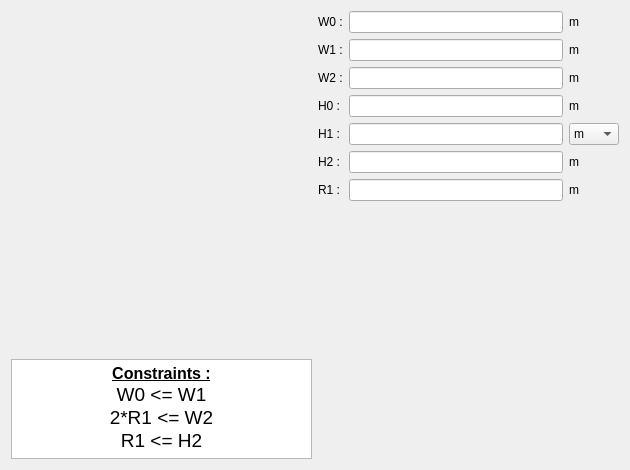
<?xml version="1.0" encoding="UTF-8"?>
<ui version="4.0">
 <class>PWSlot11</class>
 <widget class="QWidget" name="PWSlot11">
  <property name="geometry">
   <rect>
    <x>0</x>
    <y>0</y>
    <width>630</width>
    <height>470</height>
   </rect>
  </property>
  <property name="minimumSize">
   <size>
    <width>630</width>
    <height>470</height>
   </size>
  </property>
  <property name="maximumSize">
   <size>
    <width>16777215</width>
    <height>16777215</height>
   </size>
  </property>
  <property name="windowTitle">
   <string>Form</string>
  </property>
  <layout class="QHBoxLayout" name="horizontalLayout">
   <item>
    <layout class="QVBoxLayout" name="verticalLayout_2">
     <item>
      <widget class="QLabel" name="img_slot">
       <property name="sizePolicy">
        <sizepolicy hsizetype="Expanding" vsizetype="Expanding">
         <horstretch>0</horstretch>
         <verstretch>0</verstretch>
        </sizepolicy>
       </property>
       <property name="maximumSize">
        <size>
         <width>16777215</width>
         <height>16777215</height>
        </size>
       </property>
       <property name="text">
        <string/>
       </property>
       <property name="pixmap">
        <pixmap resource="../../../../Resources/pyleecan.qrc">:/images/images/MachineSetup/WSlot/Slot 11.PNG</pixmap>
       </property>
       <property name="scaledContents">
        <bool>true</bool>
       </property>
      </widget>
     </item>
     <item>
      <widget class="QTextEdit" name="txt_constraint">
       <property name="sizePolicy">
        <sizepolicy hsizetype="Expanding" vsizetype="Fixed">
         <horstretch>0</horstretch>
         <verstretch>0</verstretch>
        </sizepolicy>
       </property>
       <property name="maximumSize">
        <size>
         <width>16777215</width>
         <height>100</height>
        </size>
       </property>
       <property name="verticalScrollBarPolicy">
        <enum>Qt::ScrollBarAlwaysOff</enum>
       </property>
       <property name="html">
        <string>&lt;!DOCTYPE HTML PUBLIC &quot;-//W3C//DTD HTML 4.0//EN&quot; &quot;http://www.w3.org/TR/REC-html40/strict.dtd&quot;&gt;
&lt;html&gt;&lt;head&gt;&lt;meta name=&quot;qrichtext&quot; content=&quot;1&quot; /&gt;&lt;style type=&quot;text/css&quot;&gt;
p, li { white-space: pre-wrap; }
&lt;/style&gt;&lt;/head&gt;&lt;body style=&quot; font-family:'MS Shell Dlg 2'; font-size:7.8pt; font-weight:400; font-style:normal;&quot;&gt;
&lt;p align=&quot;center&quot; style=&quot; margin-top:0px; margin-bottom:0px; margin-left:0px; margin-right:0px; -qt-block-indent:0; text-indent:0px;&quot;&gt;&lt;span style=&quot; font-size:12pt; font-weight:600; text-decoration: underline;&quot;&gt;Constraints :&lt;/span&gt;&lt;/p&gt;
&lt;p align=&quot;center&quot; style=&quot; margin-top:0px; margin-bottom:0px; margin-left:0px; margin-right:0px; -qt-block-indent:0; text-indent:0px;&quot;&gt;&lt;span style=&quot; font-size:14pt;&quot;&gt;W0 &amp;lt;= W1&lt;/span&gt;&lt;/p&gt;
&lt;p align=&quot;center&quot; style=&quot; margin-top:0px; margin-bottom:0px; margin-left:0px; margin-right:0px; -qt-block-indent:0; text-indent:0px;&quot;&gt;&lt;span style=&quot; font-size:14pt;&quot;&gt;2*R1 &amp;lt;= W2&lt;/span&gt;&lt;/p&gt;
&lt;p align=&quot;center&quot; style=&quot; margin-top:0px; margin-bottom:0px; margin-left:0px; margin-right:0px; -qt-block-indent:0; text-indent:0px;&quot;&gt;&lt;span style=&quot; font-size:14pt;&quot;&gt;R1 &amp;lt;= H2&lt;/span&gt;&lt;/p&gt;&lt;/body&gt;&lt;/html&gt;</string>
       </property>
       <property name="textInteractionFlags">
        <set>Qt::TextSelectableByKeyboard|Qt::TextSelectableByMouse</set>
       </property>
      </widget>
     </item>
    </layout>
   </item>
   <item>
    <layout class="QVBoxLayout" name="verticalLayout">
     <item>
      <layout class="QGridLayout" name="gridLayout">
       <item row="0" column="0">
        <widget class="QLabel" name="in_W0">
         <property name="text">
          <string>W0 :</string>
         </property>
        </widget>
       </item>
       <item row="0" column="1">
        <widget class="FloatEdit" name="lf_W0"/>
       </item>
       <item row="0" column="2">
        <widget class="QLabel" name="unit_W0">
         <property name="text">
          <string>m</string>
         </property>
        </widget>
       </item>
       <item row="1" column="0">
        <widget class="QLabel" name="in_W1">
         <property name="text">
          <string>W1 :</string>
         </property>
        </widget>
       </item>
       <item row="1" column="1">
        <widget class="FloatEdit" name="lf_W1"/>
       </item>
       <item row="1" column="2">
        <widget class="QLabel" name="unit_W1">
         <property name="text">
          <string>m</string>
         </property>
        </widget>
       </item>
       <item row="2" column="0">
        <widget class="QLabel" name="in_W2">
         <property name="text">
          <string>W2 :</string>
         </property>
        </widget>
       </item>
       <item row="2" column="1">
        <widget class="FloatEdit" name="lf_W2"/>
       </item>
       <item row="2" column="2">
        <widget class="QLabel" name="unit_W2">
         <property name="text">
          <string>m</string>
         </property>
        </widget>
       </item>
       <item row="3" column="0">
        <widget class="QLabel" name="in_H0">
         <property name="text">
          <string>H0 :</string>
         </property>
        </widget>
       </item>
       <item row="3" column="1">
        <widget class="FloatEdit" name="lf_H0"/>
       </item>
       <item row="3" column="2">
        <widget class="QLabel" name="unit_H0">
         <property name="text">
          <string>m</string>
         </property>
        </widget>
       </item>
       <item row="4" column="0">
        <widget class="QLabel" name="in_H1">
         <property name="text">
          <string>H1 :</string>
         </property>
        </widget>
       </item>
       <item row="4" column="1">
        <widget class="FloatEdit" name="lf_H1"/>
       </item>
       <item row="4" column="2">
        <widget class="QComboBox" name="c_H1_unit">
         <item>
          <property name="text">
           <string>m</string>
          </property>
         </item>
         <item>
          <property name="text">
           <string>rad</string>
          </property>
         </item>
         <item>
          <property name="text">
           <string>deg</string>
          </property>
         </item>
        </widget>
       </item>
       <item row="5" column="0">
        <widget class="QLabel" name="in_H2">
         <property name="text">
          <string>H2 :</string>
         </property>
        </widget>
       </item>
       <item row="5" column="1">
        <widget class="FloatEdit" name="lf_H2"/>
       </item>
       <item row="5" column="2">
        <widget class="QLabel" name="unit_H2">
         <property name="text">
          <string>m</string>
         </property>
        </widget>
       </item>
       <item row="6" column="0">
        <widget class="QLabel" name="in_R1">
         <property name="text">
          <string>R1 :</string>
         </property>
        </widget>
       </item>
       <item row="6" column="1">
        <widget class="FloatEdit" name="lf_R1"/>
       </item>
       <item row="6" column="2">
        <widget class="QLabel" name="unit_R1">
         <property name="text">
          <string>m</string>
         </property>
        </widget>
       </item>
      </layout>
     </item>
     <item>
      <widget class="WWSlotOut" name="w_out" native="true"/>
     </item>
    </layout>
   </item>
  </layout>
 </widget>
 <customwidgets>
  <customwidget>
   <class>FloatEdit</class>
   <extends>QLineEdit</extends>
   <header>......GUI/Tools/FloatEdit.h</header>
  </customwidget>
  <customwidget>
   <class>WWSlotOut</class>
   <extends>QWidget</extends>
   <header>......GUI.Dialog.DMachineSetup.SWSlot.WWSlotOut.WWSlotOut.h</header>
   <container>1</container>
  </customwidget>
 </customwidgets>
 <tabstops>
  <tabstop>lf_W0</tabstop>
  <tabstop>lf_W1</tabstop>
  <tabstop>lf_W2</tabstop>
  <tabstop>lf_H0</tabstop>
  <tabstop>lf_H1</tabstop>
  <tabstop>c_H1_unit</tabstop>
  <tabstop>lf_H2</tabstop>
  <tabstop>lf_R1</tabstop>
  <tabstop>txt_constraint</tabstop>
 </tabstops>
 <resources>
  <include location="../../../../Resources/pyleecan.qrc"/>
  <include location="../../../../Resources/pyleecan.qrc"/>
 </resources>
 <connections/>
</ui>
